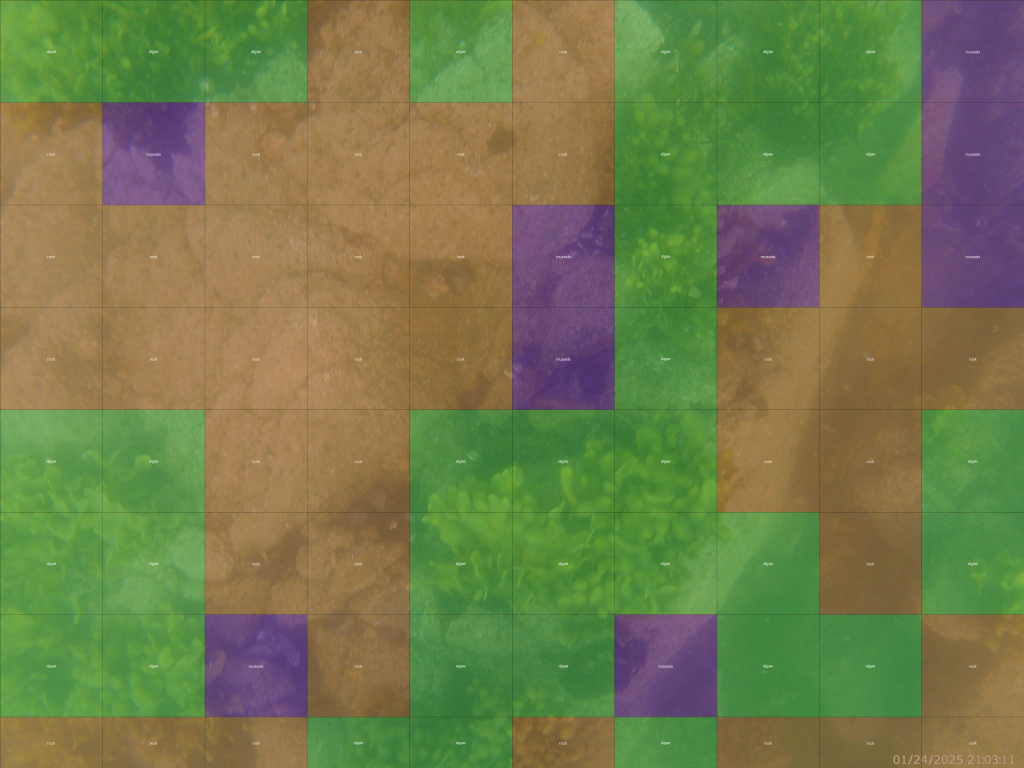
#> input picture images/Inference_Example.jpg, 2048 x 1536 px (shown at 1/2 size)
$ python ImageSlicer.py --input-dir ../images --output-dir out
#> lines starting #> are read from the running program, lines starting #| are printed output that depends on the picture
# scripts/ImageSlicer.py
#!/usr/bin/env python3
# -*- coding: utf-8 -*-
"""

@Author : CrudeText

Tile all images in a folder into fixed-size patches and write a labels CSV stub.
Usage:
  python scripts/ImageSlicer.py \
    --input-dir data/raw_images \
    --output-dir data/sliced_images \
    --tile-size 512 \
    --csv-name labels.csv
"""
import os
import csv
import argparse
from pathlib import Path
from PIL import Image
from tqdm import tqdm

def slice_image(image_path: Path, output_dir: Path, writer: csv.writer, tile_size: int) -> int:
#> called with tile_size = 512
    img = Image.open(image_path)
#> img is the input picture: PIL image 2048x1536 RGB; mean R, G, B 114.9, 123.1, 75.4
    width, height = img.size
#> width = 2048; height = 1536
    basename = image_path.stem
    count = 0
    for y in range(0, height - tile_size + 1, tile_size):
        for x in range(0, width - tile_size + 1, tile_size):
            tile = img.crop((x, y, x + tile_size, y + tile_size))
            tile_name = f"{basename}_x{x}_y{y}.png"
            tile.save(output_dir / tile_name)
            writer.writerow([tile_name, ""])
            count += 1
#> this loop made 3 passes
#> pass 1, in slice_image, `tile.save(output_dir / tile_name)`:
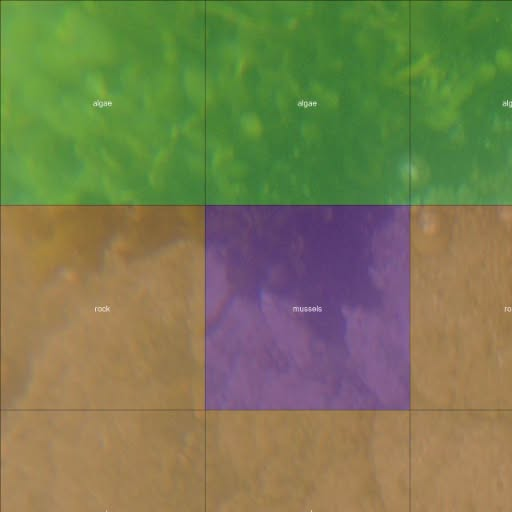
#> saved as Inference_Example_x0_y0.png: PIL image 512x512 RGB; mean R, G, B 121.3, 124.9, 80.9
#> pass 1, in slice_image, `tile.save(output_dir / tile_name)`:
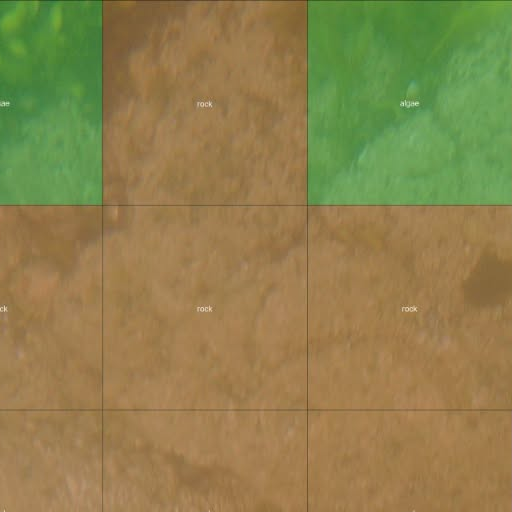
#> saved as Inference_Example_x512_y0.png: PIL image 512x512 RGB; mean R, G, B 142, 129.2, 76.5
#> pass 1, in slice_image, `tile.save(output_dir / tile_name)`:
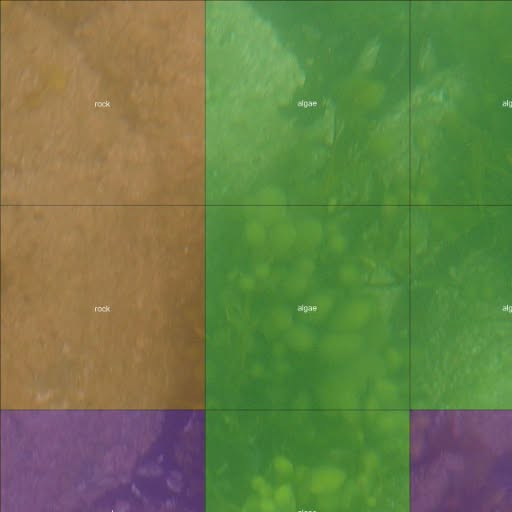
#> saved as Inference_Example_x1024_y0.png: PIL image 512x512 RGB; mean R, G, B 107.7, 125.4, 73
#> pass 1, in slice_image, `tile.save(output_dir / tile_name)`:
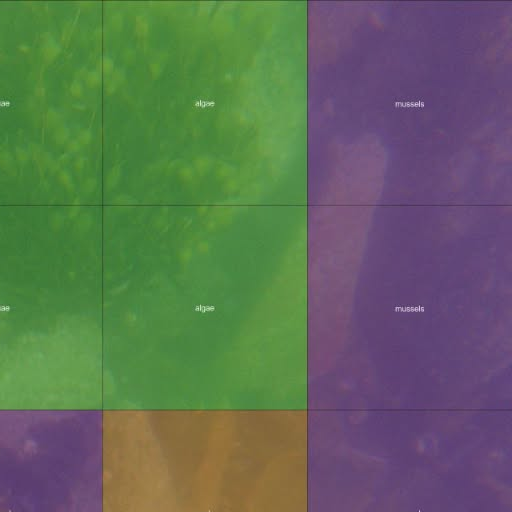
#> saved as Inference_Example_x1536_y0.png: PIL image 512x512 RGB; mean R, G, B 95.3, 108.3, 88.3
#> after the loop:
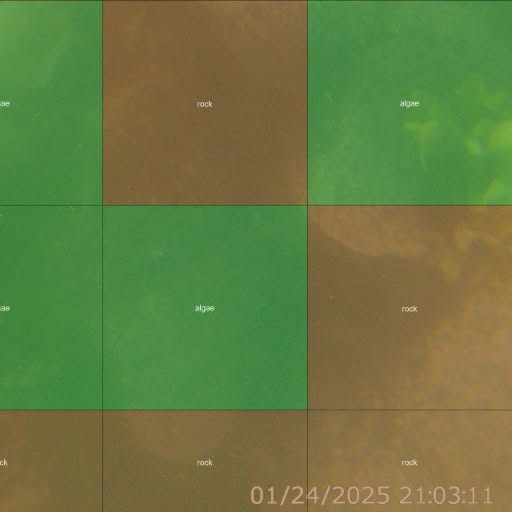
#> tile: PIL image 512x512 RGB; mean R, G, B 103.6, 122.5, 66
#> after the loop, count = 12
    return count

def main():
    p = argparse.ArgumentParser(description="Slice images into tiles and stub labels.csv")
    p.add_argument("--input-dir", type=Path, required=True,
                   help="Folder containing raw input images")
    p.add_argument("--output-dir", type=Path, required=True,
                   help="Directory where tiles and CSV will be written")
    p.add_argument("--tile-size", type=int, default=512,
                   help="Size (pixels) of each square tile (default 512)")
    p.add_argument("--csv-name", type=str, default="labels.csv",
                   help="CSV filename to emit with two cols: tile_name,label")
    args = p.parse_args()

    raw_dir = args.input_dir
    out_dir = args.output_dir
    tile_size = args.tile_size
    csv_path = out_dir / args.csv_name

    out_dir.mkdir(parents=True, exist_ok=True)
    image_files = [f for f in os.listdir(raw_dir) if f.lower().endswith((".png", ".jpg", ".jpeg"))]

    total = 0
    with open(csv_path, mode="w", newline="") as csvfile:
        writer = csv.writer(csvfile)
        writer.writerow(["tile_name", "label"])
        for fname in tqdm(image_files, desc="Slicing images..."):
            in_path = raw_dir / fname
            count = slice_image(in_path, out_dir, writer, tile_size)
#> count = 12
            tqdm.write(f"Sliced {fname} -> {count} tiles")
#| Sliced Inference_Example.jpg -> 12 tiles
            total += count
#> total = 12
#> pass 2 of the loop in main, `for fname in tqdm(image_files, desc="Slicing images..."):`:
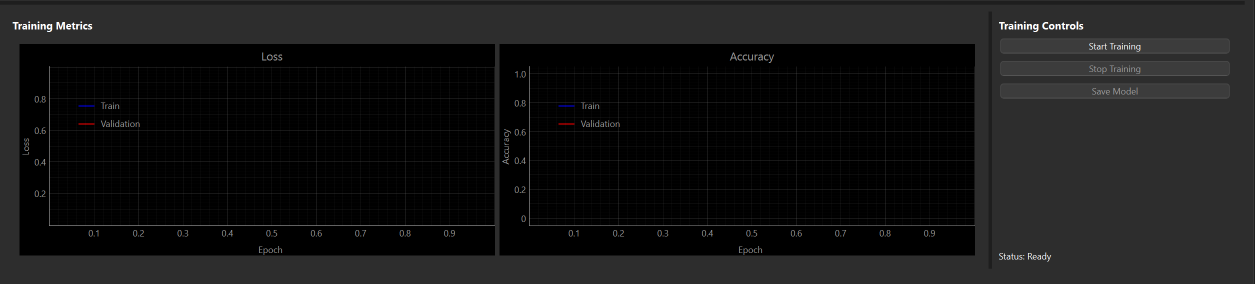
#> input picture images/Training_Monitoring_Example.png, 2509 x 567 px (shown at 1/2 size)
#> in slice_image, img is the input picture: PIL image 2509x567 RGBA; mean R, G, B, A 22.1, 22, 22.1, 255
#> the loop in slice_image (call 2), `for y in range(0, height - tile_size + 1, tile_size):` made 1 pass
#> pass 1, in slice_image (call 2), `tile.save(output_dir / tile_name)`:
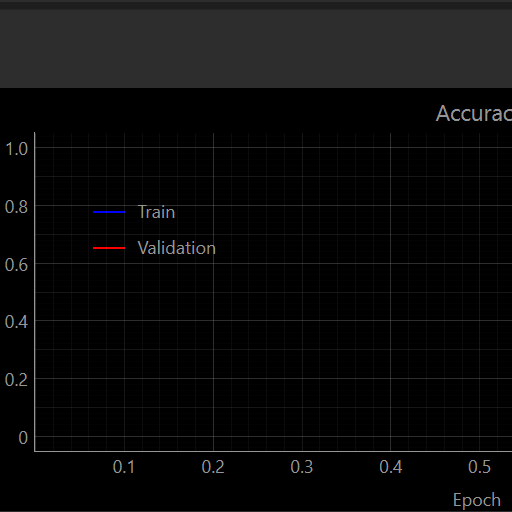
#> saved as Training_Monitoring_Example_x1024_y0.png: PIL image 512x512 RGBA; mean R, G, B, A 10.6, 10.5, 10.6, 255
#> pass 1, in slice_image (call 2), `tile.save(output_dir / tile_name)`:
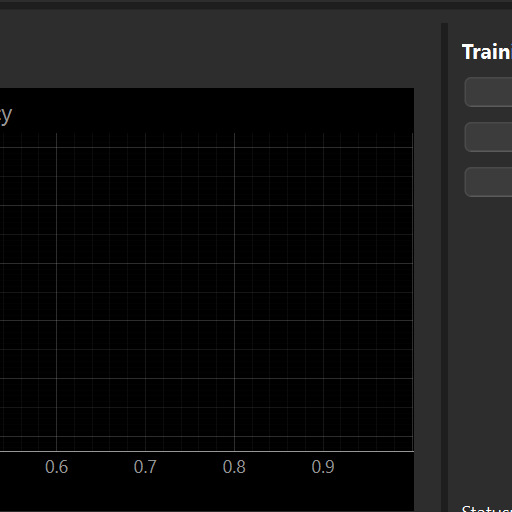
#> saved as Training_Monitoring_Example_x1536_y0.png: PIL image 512x512 RGBA; mean R, G, B, A 16.9, 16.9, 16.9, 255
#> after the loop in slice_image (call 2), `for y in range(0, height - tile_size + 1, tile_size):`: count = 4
#| Sliced Training_Monitoring_Example.png -> 4 tiles
#> total = 16

    print(f"✅ Done: created {total} tiles in {out_dir}")
#| ✅ Done: created 16 tiles in out

if __name__ == '__main__':
    main()
